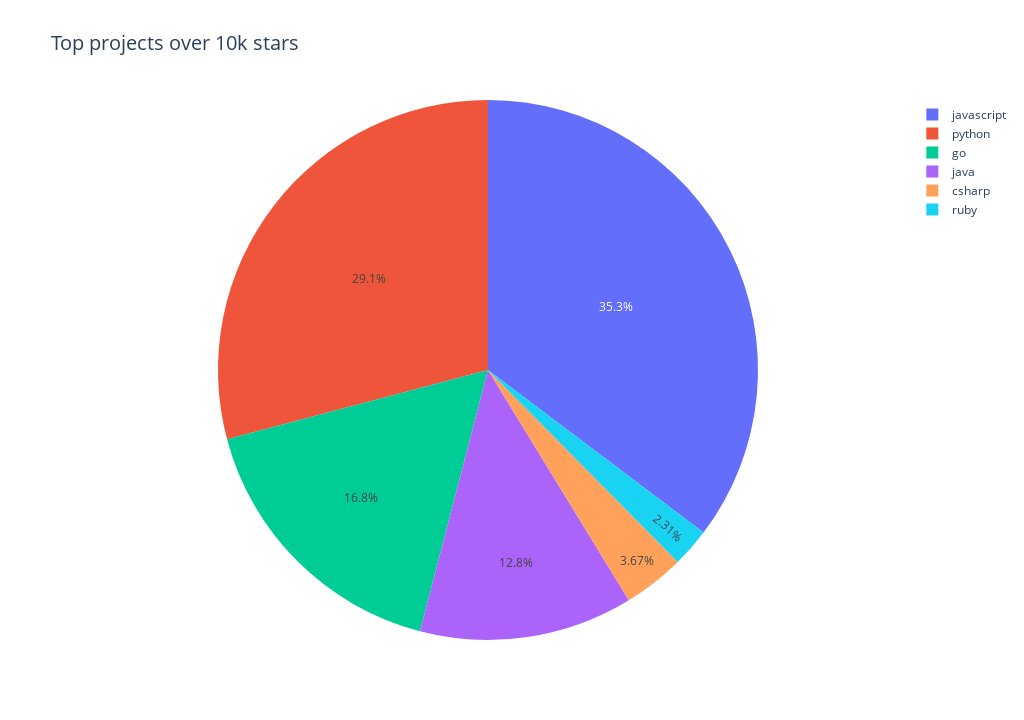

Notebook code cell kept with this figure:
### Markdown cell above
## Working with API's Exercises

Try another visualization with diferent languajes using GitHub's API. Be creative.

### Code cell
import requests
import plotly.express as px
from IPython.display import display, Image

## API call
languages = ["python", "ruby", "javascript", "java", "go", "csharp"]
data_count = []
for language in languages:
    url = f"https://api.github.com/search/repositories?q=language:{language}+stars:>10000&sort=stars&order=desc"
    response = requests.get(url)

    # Checking Status Code
    if response.status_code == 200:
        print(f"Request succesfull for {language}! Code: {response.status_code}")
    else:
        print(f"Something go wrong for {language}... Status code: {response.status_code}")

    if language == "python":
        data_python = response.json()
        print(f"\nComplete results {language}: {not data_python['incomplete_results']}")
        #print(f"Total repositories: {data_python['total_count']}")
        data_count.append(data_python['total_count'])
    elif language == "ruby":
        data_ruby = response.json()
        print(f"\nComplete results {language}: {not data_ruby['incomplete_results']}")
        #print(f"Total repositories: {data_ruby['total_count']}")
        data_count.append(data_ruby['total_count'])
    elif language == "javascript":
        data_js = response.json()
        print(f"\nComplete results {language}: {not data_js['incomplete_results']}")
        #print(f"Total repositories: {data_js['total_count']}")
        data_count.append(data_js['total_count'])
    elif language == "java":
        data_java = response.json()
        print(f"\nComplete results {language}: {not data_java['incomplete_results']}")
        #print(f"Total repositories: {data_java['total_count']}")
        data_count.append(data_java['total_count'])
    elif language == "go":
        data_go = response.json()
        print(f"\nComplete results {language}: {not data_go['incomplete_results']}")
        #print(f"Total repositories: {data_go['total_count']}")
        data_count.append(data_go['total_count'])
    elif language == "csharp":
        data_cs = response.json()
        print(f"\nComplete results {language}: {not data_cs['incomplete_results']}")
        #print(f"Total repositories: {data_cs['total_count']}")
        data_count.append(data_cs['total_count'])


# Visualization
title = "Top projects over 10k stars"
#labels = {"x":"Name","y":"Stars"}
fig = px.pie(values=data_count, names=languages, title=title, width=1024, height=720,
             labels={
                "values":"Repositores",
                "names":"Languages",
             },
             )

fig.update_layout(title_font_size=20)

fig.show()
#Image(fig.to_image(format='png'))

### Figure 1 — Plotly figure (JSON) as saved in the notebook; plotly's stock layout.template omitted (floating-point values rounded to 4 significant figures)
{"data": [{"domain": {"x": [0, 1], "y": [0, 1]}, "hovertemplate": "Languages=%{label}<br>Repositores=%{value}<extra></extra>", "labels": ["python", "ruby", "javascript", "java", "go", "csharp"], "legendgroup": "", "name": "", "showlegend": true, "type": "pie", "values": [492, 39, 596, 216, 284, 62]}], "layout": {"height": 720, "legend": {"tracegroupgap": 0}, "title": {"font": {"size": 20}, "text": "Top projects over 10k stars"}, "width": 1024}}
